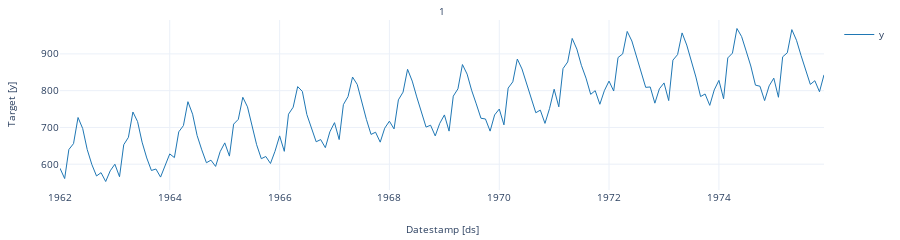

Notebook cell for this chart:
### Markdown cell above
# **5. Explore Data with the plot method** <a class="anchor" id="5"></a>

[Table of Contents](#0.1)

Plot some series using the plot method from the StatsForecast class. This method prints 8 random series from the dataset and is useful for basic EDA.

### Code cell
from statsforecast import StatsForecast

StatsForecast.plot(df, )

### Figure 1 — Plotly figure (JSON) as saved in the notebook; plotly's stock layout.template omitted (floating-point values rounded to 4 significant figures; data arrays with more than 128 entries replaced by an {"elided": "..."} marker saying what was removed)
{"data": [{"legendgroup": "y", "line": {"color": "#1f77b4", "width": 1}, "mode": "lines", "name": "y", "showlegend": true, "type": "scatter", "x": {"elided": "168 str values"}, "xaxis": "x", "y": {"elided": "168 int values"}, "yaxis": "y"}], "layout": {"annotations": [{"font": {"size": 10}, "showarrow": false, "text": "1", "x": 0.5, "xanchor": "center", "xref": "paper", "y": 1, "yanchor": "bottom", "yref": "paper"}, {"font": {"size": 10}, "showarrow": false, "text": "Datestamp [ds]", "x": 0.5, "xanchor": "center", "xref": "paper", "y": 0, "yanchor": "top", "yref": "paper", "yshift": -30}, {"font": {"size": 10}, "showarrow": false, "text": "Target [y]", "textangle": -90, "x": 0, "xanchor": "right", "xref": "paper", "xshift": -40, "y": 0.5, "yanchor": "middle", "yref": "paper"}], "autosize": true, "font": {"size": 10}, "height": 150, "margin": {"b": 50, "l": 60, "r": 10, "t": 20}, "xaxis": {"anchor": "y", "domain": [0, 1], "showticklabels": true, "visible": true}, "yaxis": {"anchor": "x", "domain": [0, 1]}}}
